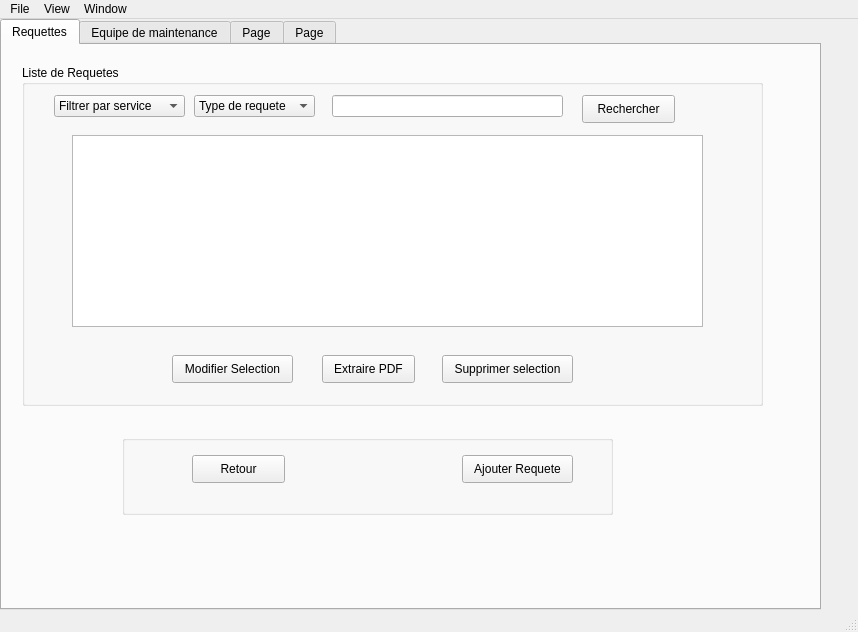
<?xml version="1.0" encoding="UTF-8"?>
<ui version="4.0">
 <class>MainWindow</class>
 <widget class="QMainWindow" name="MainWindow">
  <property name="geometry">
   <rect>
    <x>0</x>
    <y>0</y>
    <width>858</width>
    <height>632</height>
   </rect>
  </property>
  <property name="windowTitle">
   <string>MainWindow</string>
  </property>
  <widget class="QWidget" name="centralwidget">
   <widget class="QTabWidget" name="tabWidget">
    <property name="geometry">
     <rect>
      <x>0</x>
      <y>0</y>
      <width>821</width>
      <height>591</height>
     </rect>
    </property>
    <property name="currentIndex">
     <number>0</number>
    </property>
    <widget class="QWidget" name="tab">
     <attribute name="title">
      <string>Requettes</string>
     </attribute>
     <widget class="QGroupBox" name="groupBox">
      <property name="geometry">
       <rect>
        <x>20</x>
        <y>20</y>
        <width>741</width>
        <height>341</height>
       </rect>
      </property>
      <property name="title">
       <string>Liste de Requetes</string>
      </property>
      <widget class="QPushButton" name="pushButton">
       <property name="geometry">
        <rect>
         <x>420</x>
         <y>290</y>
         <width>131</width>
         <height>28</height>
        </rect>
       </property>
       <property name="text">
        <string>Supprimer selection</string>
       </property>
      </widget>
      <widget class="QPushButton" name="pushButton_2">
       <property name="geometry">
        <rect>
         <x>150</x>
         <y>290</y>
         <width>121</width>
         <height>28</height>
        </rect>
       </property>
       <property name="text">
        <string>Modifier Selection</string>
       </property>
      </widget>
      <widget class="QPushButton" name="pushButton_3">
       <property name="geometry">
        <rect>
         <x>560</x>
         <y>30</y>
         <width>93</width>
         <height>28</height>
        </rect>
       </property>
       <property name="text">
        <string>Rechercher</string>
       </property>
      </widget>
      <widget class="QLineEdit" name="lineEdit">
       <property name="geometry">
        <rect>
         <x>310</x>
         <y>30</y>
         <width>231</width>
         <height>22</height>
        </rect>
       </property>
      </widget>
      <widget class="QComboBox" name="comboBox">
       <property name="geometry">
        <rect>
         <x>172</x>
         <y>30</y>
         <width>121</width>
         <height>22</height>
        </rect>
       </property>
       <item>
        <property name="text">
         <string>Type de requete</string>
        </property>
       </item>
       <item>
        <property name="text">
         <string>New Item</string>
        </property>
       </item>
       <item>
        <property name="text">
         <string>New Item</string>
        </property>
       </item>
       <item>
        <property name="text">
         <string>New Item</string>
        </property>
       </item>
       <item>
        <property name="text">
         <string>New Item</string>
        </property>
       </item>
      </widget>
      <widget class="QComboBox" name="comboBox_2">
       <property name="geometry">
        <rect>
         <x>32</x>
         <y>30</y>
         <width>131</width>
         <height>22</height>
        </rect>
       </property>
       <item>
        <property name="text">
         <string>Filtrer par service</string>
        </property>
       </item>
      </widget>
      <widget class="QPushButton" name="pushButton_11">
       <property name="geometry">
        <rect>
         <x>300</x>
         <y>290</y>
         <width>93</width>
         <height>28</height>
        </rect>
       </property>
       <property name="text">
        <string>Extraire PDF</string>
       </property>
      </widget>
      <widget class="QTableView" name="tableView">
       <property name="geometry">
        <rect>
         <x>50</x>
         <y>70</y>
         <width>631</width>
         <height>192</height>
        </rect>
       </property>
      </widget>
     </widget>
     <widget class="QGroupBox" name="groupBox_2">
      <property name="geometry">
       <rect>
        <x>120</x>
        <y>390</y>
        <width>491</width>
        <height>80</height>
       </rect>
      </property>
      <property name="title">
       <string/>
      </property>
      <widget class="QPushButton" name="pushButton_4">
       <property name="geometry">
        <rect>
         <x>340</x>
         <y>20</y>
         <width>111</width>
         <height>28</height>
        </rect>
       </property>
       <property name="text">
        <string>Ajouter Requete</string>
       </property>
      </widget>
      <widget class="QPushButton" name="pushButton_5">
       <property name="geometry">
        <rect>
         <x>70</x>
         <y>20</y>
         <width>93</width>
         <height>28</height>
        </rect>
       </property>
       <property name="text">
        <string>Retour</string>
       </property>
      </widget>
     </widget>
    </widget>
    <widget class="QWidget" name="tab_2">
     <attribute name="title">
      <string>Equipe de maintenance</string>
     </attribute>
     <widget class="QGroupBox" name="groupBox_3">
      <property name="geometry">
       <rect>
        <x>20</x>
        <y>20</y>
        <width>741</width>
        <height>341</height>
       </rect>
      </property>
      <property name="title">
       <string>Liste de Requetes</string>
      </property>
      <widget class="QTableWidget" name="tableWidget_2">
       <property name="geometry">
        <rect>
         <x>20</x>
         <y>80</y>
         <width>711</width>
         <height>171</height>
        </rect>
       </property>
       <row>
        <property name="text">
         <string>1</string>
        </property>
       </row>
       <row>
        <property name="text">
         <string>2</string>
        </property>
       </row>
       <row>
        <property name="text">
         <string>3</string>
        </property>
       </row>
       <row>
        <property name="text">
         <string>4</string>
        </property>
       </row>
       <column>
        <property name="text">
         <string>ID</string>
        </property>
       </column>
       <column>
        <property name="text">
         <string>Chef Equipe</string>
        </property>
       </column>
       <column>
        <property name="text">
         <string>Service Specialise</string>
        </property>
       </column>
       <column>
        <property name="text">
         <string>Effectif</string>
        </property>
       </column>
       <column>
        <property name="text">
         <string>Nombre requetes effectuees</string>
        </property>
       </column>
       <item row="0" column="0">
        <property name="text">
         <string>14587</string>
        </property>
       </item>
       <item row="0" column="1">
        <property name="text">
         <string>Sadok Mohamed</string>
        </property>
       </item>
       <item row="0" column="2">
        <property name="text">
         <string>Reparation Vehicules</string>
        </property>
       </item>
       <item row="0" column="3">
        <property name="text">
         <string>6</string>
        </property>
       </item>
       <item row="0" column="4">
        <property name="text">
         <string>2</string>
        </property>
       </item>
       <item row="1" column="0">
        <property name="text">
         <string>54875</string>
        </property>
       </item>
       <item row="1" column="1">
        <property name="text">
         <string>Slimani Mourad</string>
        </property>
       </item>
       <item row="1" column="2">
        <property name="text">
         <string>Reparation Electrique</string>
        </property>
       </item>
       <item row="1" column="3">
        <property name="text">
         <string>5</string>
        </property>
       </item>
       <item row="1" column="4">
        <property name="text">
         <string>6</string>
        </property>
       </item>
       <item row="2" column="0">
        <property name="text">
         <string>78545</string>
        </property>
       </item>
       <item row="2" column="1">
        <property name="text">
         <string>Ammar Sinda</string>
        </property>
       </item>
       <item row="2" column="2">
        <property name="text">
         <string>Informatique</string>
        </property>
       </item>
       <item row="2" column="3">
        <property name="text">
         <string>7</string>
        </property>
       </item>
       <item row="2" column="4">
        <property name="text">
         <string>12</string>
        </property>
       </item>
       <item row="3" column="0">
        <property name="text">
         <string>46484</string>
        </property>
       </item>
       <item row="3" column="1">
        <property name="text">
         <string>Ben Khlifa Mariem</string>
        </property>
       </item>
       <item row="3" column="2">
        <property name="text">
         <string>BioTech</string>
        </property>
       </item>
       <item row="3" column="3">
        <property name="text">
         <string>8</string>
        </property>
       </item>
       <item row="3" column="4">
        <property name="text">
         <string>4</string>
        </property>
       </item>
      </widget>
      <widget class="QPushButton" name="pushButton_6">
       <property name="geometry">
        <rect>
         <x>420</x>
         <y>290</y>
         <width>131</width>
         <height>28</height>
        </rect>
       </property>
       <property name="text">
        <string>Supprimer selection</string>
       </property>
      </widget>
      <widget class="QPushButton" name="pushButton_7">
       <property name="geometry">
        <rect>
         <x>150</x>
         <y>290</y>
         <width>131</width>
         <height>28</height>
        </rect>
       </property>
       <property name="text">
        <string>Modifier selection</string>
       </property>
      </widget>
      <widget class="QPushButton" name="pushButton_8">
       <property name="geometry">
        <rect>
         <x>560</x>
         <y>30</y>
         <width>93</width>
         <height>28</height>
        </rect>
       </property>
       <property name="text">
        <string>Rechercher</string>
       </property>
      </widget>
      <widget class="QLineEdit" name="lineEdit_2">
       <property name="geometry">
        <rect>
         <x>180</x>
         <y>30</y>
         <width>361</width>
         <height>22</height>
        </rect>
       </property>
      </widget>
      <widget class="QComboBox" name="comboBox_4">
       <property name="geometry">
        <rect>
         <x>30</x>
         <y>30</y>
         <width>131</width>
         <height>22</height>
        </rect>
       </property>
       <item>
        <property name="text">
         <string>Filtrer par service</string>
        </property>
       </item>
       <item>
        <property name="text">
         <string>New Item</string>
        </property>
       </item>
       <item>
        <property name="text">
         <string>New Item</string>
        </property>
       </item>
       <item>
        <property name="text">
         <string>New Item</string>
        </property>
       </item>
      </widget>
      <widget class="QPushButton" name="pushButton_12">
       <property name="geometry">
        <rect>
         <x>300</x>
         <y>290</y>
         <width>93</width>
         <height>28</height>
        </rect>
       </property>
       <property name="text">
        <string>Extraire PDF</string>
       </property>
      </widget>
     </widget>
     <widget class="QGroupBox" name="groupBox_4">
      <property name="geometry">
       <rect>
        <x>130</x>
        <y>380</y>
        <width>491</width>
        <height>80</height>
       </rect>
      </property>
      <property name="title">
       <string/>
      </property>
      <widget class="QPushButton" name="pushButton_9">
       <property name="geometry">
        <rect>
         <x>340</x>
         <y>30</y>
         <width>111</width>
         <height>28</height>
        </rect>
       </property>
       <property name="text">
        <string>Ajouter Equipe</string>
       </property>
      </widget>
      <widget class="QPushButton" name="pushButton_10">
       <property name="geometry">
        <rect>
         <x>70</x>
         <y>30</y>
         <width>111</width>
         <height>28</height>
        </rect>
       </property>
       <property name="text">
        <string>Retour</string>
       </property>
      </widget>
     </widget>
    </widget>
    <widget class="QWidget" name="tab_3">
     <attribute name="title">
      <string>Page</string>
     </attribute>
     <widget class="QGroupBox" name="groupBox_5">
      <property name="geometry">
       <rect>
        <x>160</x>
        <y>0</y>
        <width>481</width>
        <height>421</height>
       </rect>
      </property>
      <property name="title">
       <string>Formulaire Requette</string>
      </property>
      <widget class="QLineEdit" name="lineEdit_Nom">
       <property name="geometry">
        <rect>
         <x>80</x>
         <y>70</y>
         <width>113</width>
         <height>22</height>
        </rect>
       </property>
      </widget>
      <widget class="QLineEdit" name="lineEdit_ID">
       <property name="geometry">
        <rect>
         <x>80</x>
         <y>140</y>
         <width>113</width>
         <height>22</height>
        </rect>
       </property>
      </widget>
      <widget class="QComboBox" name="comboBox_3">
       <property name="geometry">
        <rect>
         <x>270</x>
         <y>140</y>
         <width>101</width>
         <height>22</height>
        </rect>
       </property>
      </widget>
      <widget class="QComboBox" name="comboBox_5">
       <property name="geometry">
        <rect>
         <x>80</x>
         <y>230</y>
         <width>73</width>
         <height>22</height>
        </rect>
       </property>
      </widget>
      <widget class="QDateEdit" name="dateEdit">
       <property name="geometry">
        <rect>
         <x>280</x>
         <y>230</y>
         <width>110</width>
         <height>22</height>
        </rect>
       </property>
      </widget>
      <widget class="QTextEdit" name="textEdit">
       <property name="geometry">
        <rect>
         <x>80</x>
         <y>300</y>
         <width>311</width>
         <height>81</height>
        </rect>
       </property>
      </widget>
      <widget class="QLineEdit" name="lineEdit_Prenom">
       <property name="geometry">
        <rect>
         <x>270</x>
         <y>70</y>
         <width>113</width>
         <height>22</height>
        </rect>
       </property>
      </widget>
      <widget class="QLabel" name="label">
       <property name="geometry">
        <rect>
         <x>80</x>
         <y>40</y>
         <width>56</width>
         <height>16</height>
        </rect>
       </property>
       <property name="text">
        <string>Nom</string>
       </property>
      </widget>
      <widget class="QLabel" name="label_2">
       <property name="geometry">
        <rect>
         <x>270</x>
         <y>40</y>
         <width>56</width>
         <height>16</height>
        </rect>
       </property>
       <property name="text">
        <string>Prenom</string>
       </property>
      </widget>
      <widget class="QLabel" name="label_3">
       <property name="geometry">
        <rect>
         <x>80</x>
         <y>110</y>
         <width>56</width>
         <height>16</height>
        </rect>
       </property>
       <property name="text">
        <string>ID</string>
       </property>
      </widget>
      <widget class="QLabel" name="label_4">
       <property name="geometry">
        <rect>
         <x>270</x>
         <y>110</y>
         <width>101</width>
         <height>16</height>
        </rect>
       </property>
       <property name="text">
        <string>Type reparation</string>
       </property>
      </widget>
      <widget class="QLabel" name="label_5">
       <property name="geometry">
        <rect>
         <x>80</x>
         <y>190</y>
         <width>56</width>
         <height>16</height>
        </rect>
       </property>
       <property name="text">
        <string>Service</string>
       </property>
      </widget>
      <widget class="QLabel" name="label_6">
       <property name="geometry">
        <rect>
         <x>280</x>
         <y>200</y>
         <width>56</width>
         <height>16</height>
        </rect>
       </property>
       <property name="text">
        <string>Date</string>
       </property>
      </widget>
      <widget class="QLabel" name="label_7">
       <property name="geometry">
        <rect>
         <x>80</x>
         <y>270</y>
         <width>51</width>
         <height>16</height>
        </rect>
       </property>
       <property name="text">
        <string>Details</string>
       </property>
      </widget>
     </widget>
     <widget class="QGroupBox" name="groupBox_6">
      <property name="geometry">
       <rect>
        <x>160</x>
        <y>450</y>
        <width>481</width>
        <height>81</height>
       </rect>
      </property>
      <property name="title">
       <string>Choix</string>
      </property>
      <widget class="QPushButton" name="pushButton_14">
       <property name="geometry">
        <rect>
         <x>0</x>
         <y>30</y>
         <width>93</width>
         <height>28</height>
        </rect>
       </property>
       <property name="text">
        <string>Retour</string>
       </property>
      </widget>
      <widget class="QPushButton" name="pushButton_13">
       <property name="geometry">
        <rect>
         <x>370</x>
         <y>30</y>
         <width>93</width>
         <height>28</height>
        </rect>
       </property>
       <property name="text">
        <string>Enregistrer</string>
       </property>
      </widget>
     </widget>
    </widget>
    <widget class="QWidget" name="tab_4">
     <attribute name="title">
      <string>Page</string>
     </attribute>
     <widget class="QGroupBox" name="groupBox_7">
      <property name="geometry">
       <rect>
        <x>190</x>
        <y>10</y>
        <width>481</width>
        <height>451</height>
       </rect>
      </property>
      <property name="title">
       <string>Formulaire Equipe</string>
      </property>
      <widget class="QLineEdit" name="lineEdit_7">
       <property name="geometry">
        <rect>
         <x>80</x>
         <y>190</y>
         <width>113</width>
         <height>22</height>
        </rect>
       </property>
      </widget>
      <widget class="QComboBox" name="comboBox_6">
       <property name="geometry">
        <rect>
         <x>270</x>
         <y>190</y>
         <width>101</width>
         <height>22</height>
        </rect>
       </property>
      </widget>
      <widget class="QDateEdit" name="dateEdit_2">
       <property name="geometry">
        <rect>
         <x>270</x>
         <y>260</y>
         <width>110</width>
         <height>22</height>
        </rect>
       </property>
      </widget>
      <widget class="QTextEdit" name="textEdit_2">
       <property name="geometry">
        <rect>
         <x>80</x>
         <y>340</y>
         <width>311</width>
         <height>81</height>
        </rect>
       </property>
      </widget>
      <widget class="QLabel" name="label_10">
       <property name="geometry">
        <rect>
         <x>80</x>
         <y>160</y>
         <width>56</width>
         <height>16</height>
        </rect>
       </property>
       <property name="text">
        <string>Effectif</string>
       </property>
      </widget>
      <widget class="QLabel" name="label_11">
       <property name="geometry">
        <rect>
         <x>270</x>
         <y>160</y>
         <width>101</width>
         <height>16</height>
        </rect>
       </property>
       <property name="text">
        <string>Specialite</string>
       </property>
      </widget>
      <widget class="QLabel" name="label_12">
       <property name="geometry">
        <rect>
         <x>80</x>
         <y>230</y>
         <width>101</width>
         <height>16</height>
        </rect>
       </property>
       <property name="text">
        <string>Nb Requettes</string>
       </property>
      </widget>
      <widget class="QLabel" name="label_13">
       <property name="geometry">
        <rect>
         <x>270</x>
         <y>230</y>
         <width>56</width>
         <height>16</height>
        </rect>
       </property>
       <property name="text">
        <string>Date</string>
       </property>
      </widget>
      <widget class="QLabel" name="label_14">
       <property name="geometry">
        <rect>
         <x>80</x>
         <y>310</y>
         <width>51</width>
         <height>16</height>
        </rect>
       </property>
       <property name="text">
        <string>Details</string>
       </property>
      </widget>
      <widget class="QLineEdit" name="lineEdit_9">
       <property name="geometry">
        <rect>
         <x>80</x>
         <y>260</y>
         <width>113</width>
         <height>22</height>
        </rect>
       </property>
      </widget>
      <widget class="QGroupBox" name="groupBox_9">
       <property name="geometry">
        <rect>
         <x>30</x>
         <y>30</y>
         <width>421</width>
         <height>91</height>
        </rect>
       </property>
       <property name="title">
        <string>Chef d'equipe</string>
       </property>
       <widget class="QLineEdit" name="lineEdit_6">
        <property name="geometry">
         <rect>
          <x>60</x>
          <y>50</y>
          <width>113</width>
          <height>22</height>
         </rect>
        </property>
       </widget>
       <widget class="QLabel" name="label_8">
        <property name="geometry">
         <rect>
          <x>60</x>
          <y>20</y>
          <width>56</width>
          <height>16</height>
         </rect>
        </property>
        <property name="text">
         <string>Nom</string>
        </property>
       </widget>
       <widget class="QLineEdit" name="lineEdit_8">
        <property name="geometry">
         <rect>
          <x>260</x>
          <y>50</y>
          <width>113</width>
          <height>22</height>
         </rect>
        </property>
       </widget>
       <widget class="QLabel" name="label_9">
        <property name="geometry">
         <rect>
          <x>260</x>
          <y>20</y>
          <width>56</width>
          <height>16</height>
         </rect>
        </property>
        <property name="text">
         <string>Prenom</string>
        </property>
       </widget>
      </widget>
     </widget>
     <widget class="QGroupBox" name="groupBox_8">
      <property name="geometry">
       <rect>
        <x>190</x>
        <y>470</y>
        <width>481</width>
        <height>81</height>
       </rect>
      </property>
      <property name="title">
       <string>Choix</string>
      </property>
      <widget class="QPushButton" name="pushButton_15">
       <property name="geometry">
        <rect>
         <x>30</x>
         <y>30</y>
         <width>93</width>
         <height>28</height>
        </rect>
       </property>
       <property name="text">
        <string>Retour</string>
       </property>
      </widget>
      <widget class="QPushButton" name="pushButton_16">
       <property name="geometry">
        <rect>
         <x>370</x>
         <y>30</y>
         <width>93</width>
         <height>28</height>
        </rect>
       </property>
       <property name="text">
        <string>Enregistrer</string>
       </property>
      </widget>
     </widget>
    </widget>
   </widget>
  </widget>
  <widget class="QMenuBar" name="menubar">
   <property name="geometry">
    <rect>
     <x>0</x>
     <y>0</y>
     <width>858</width>
     <height>26</height>
    </rect>
   </property>
   <widget class="QMenu" name="menuImporter_Document">
    <property name="title">
     <string>File</string>
    </property>
    <addaction name="actionImport_Document"/>
    <addaction name="actionExport_Pdf"/>
    <addaction name="actionSave_changes"/>
    <addaction name="actionSave_document"/>
   </widget>
   <widget class="QMenu" name="menuView">
    <property name="title">
     <string>View</string>
    </property>
   </widget>
   <widget class="QMenu" name="menuWindow">
    <property name="title">
     <string>Window</string>
    </property>
   </widget>
   <addaction name="menuImporter_Document"/>
   <addaction name="menuView"/>
   <addaction name="menuWindow"/>
  </widget>
  <widget class="QStatusBar" name="statusbar"/>
  <action name="actionImport_Document">
   <property name="text">
    <string>Import Document</string>
   </property>
  </action>
  <action name="actionExport_Pdf">
   <property name="text">
    <string>Export Pdf</string>
   </property>
  </action>
  <action name="actionSave_changes">
   <property name="text">
    <string>Save changes</string>
   </property>
  </action>
  <action name="actionSave_document">
   <property name="text">
    <string>Save document</string>
   </property>
  </action>
 </widget>
 <resources/>
 <connections/>
</ui>
